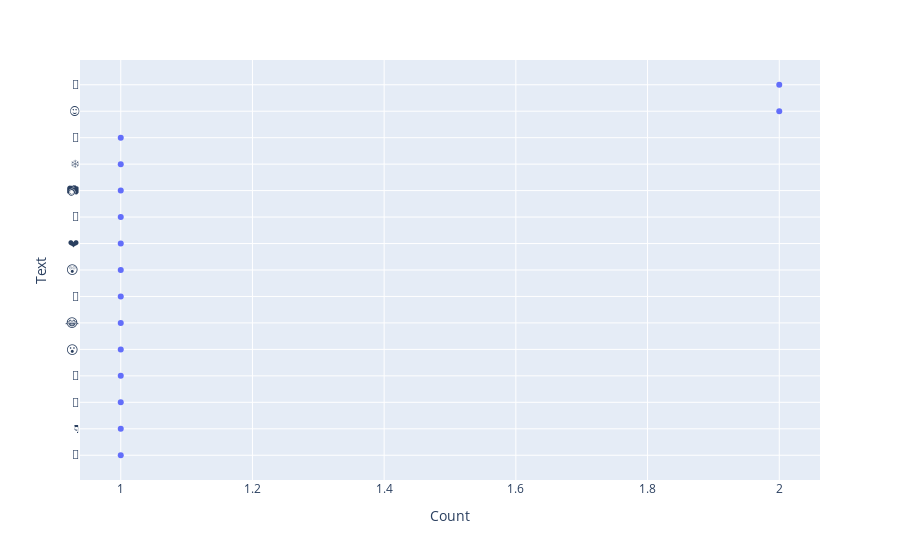

Source (notebook cell):
### Code cell
# fig2 = go.Figure()

# fig2.add_trace(go.Scatter(y=df2['positive'],x=df2['negative'],name='df2',marker_color='white',
#                          orientation='h',text=df2['positive'], textposition='top center',mode='markers+text',
#                          textfont=dict(size=15)))

# fig2.update_yaxes(visible =False, range=[0, len(df2)+1])

# fig2.update_xaxes(title='Negative')


# fig2.update_layout(
# # template='simple_white'

fig2 = go.scatter(d, x="only_date", y= "negative", size="Like Count", color="Username", hover_name="Username")
# #                  animation_frame= 'Datetime'

### Figure 1 — Plotly figure (JSON) as saved in the notebook; plotly's stock layout.template omitted (floating-point values rounded to 4 significant figures)
{"data": [{"hovertemplate": "Count=%{x}<br>Text=%{y}<extra></extra>", "legendgroup": "", "marker": {"color": "#636efa", "symbol": "circle"}, "mode": "markers", "name": "", "orientation": "h", "showlegend": false, "type": "scatter", "x": [1, 1, 1, 1, 1, 1, 1, 1, 1, 1, 1, 1, 1, 2, 2], "xaxis": "x", "y": ["🔴", "👇", "🤩", "😬", "😮", "😂", "🍾", "😲", "❤", "🙌", "📷", "❄", "👞", "😍", "💜"], "yaxis": "y"}], "layout": {"legend": {"tracegroupgap": 0}, "margin": {"t": 60}, "xaxis": {"anchor": "y", "domain": [0, 1], "title": {"text": "Count"}}, "yaxis": {"anchor": "x", "domain": [0, 1], "title": {"text": "Text"}}}}
